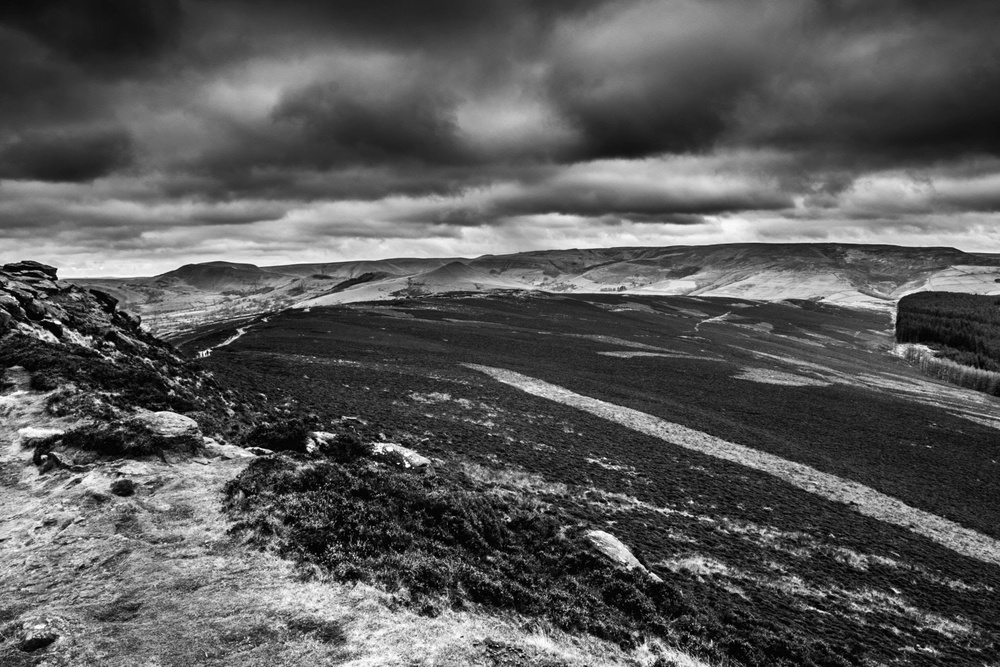
#> input picture lab_1_image.jpg, 1000 x 667 px, shrunk from 2048 x 1366 before the run
$ python lab_8.py
#> lines starting #> are read from the running program, lines starting #| are printed output that depends on the picture; after the words box and inside, x2 and y2 are one past the last pixel; in counts of white or black regions, pixels touching at a corner belong together
#Morphological boundary extraction using erosion
import cv2
import numpy as np
import matplotlib.pyplot as plt

image = cv2.imread('lab_1_image.jpg', 0)
#> image is the input picture: shape (667, 1000); min 0, max 255, mean 89.2

if image is None:
    print("Couldn't read image")
else:
    _, binary_image = cv2.threshold(image, 127, 255, cv2.THRESH_BINARY)
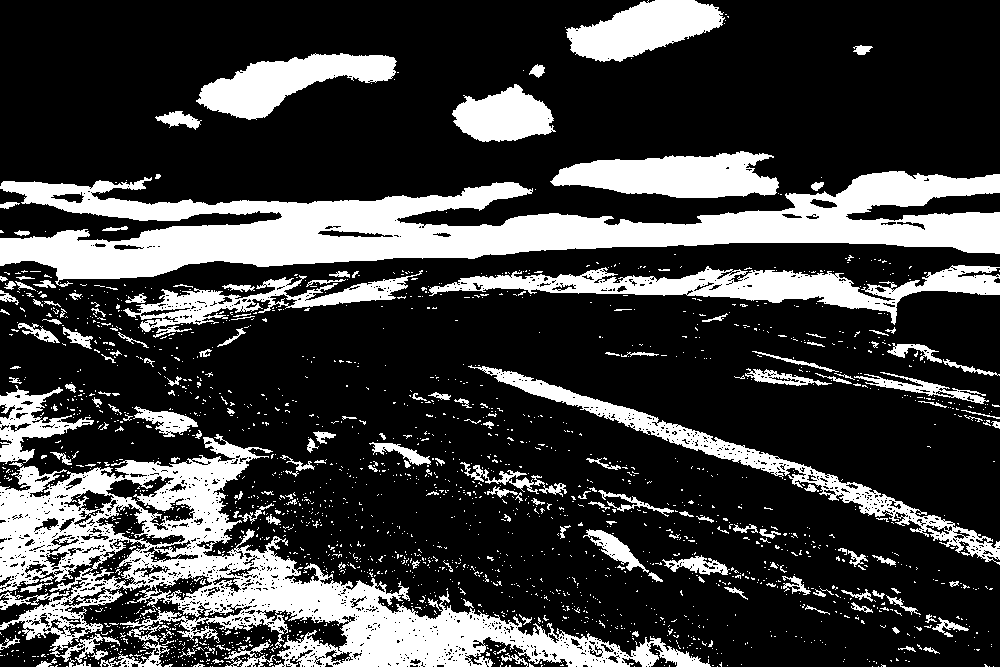
#> binary_image: shape (667, 1000); 24.9% white; 2114 white regions (1937 under 20 px), largest, box (x1, y1, x2, y2) and area: (0, 171, 1000, 287) 48178, (0, 434, 711, 667) 45736, (429, 265, 1000, 325) 10846
    kernel = np.ones((3, 3), np.uint8)
    eroded_image = cv2.erode(binary_image, kernel, iterations=1)
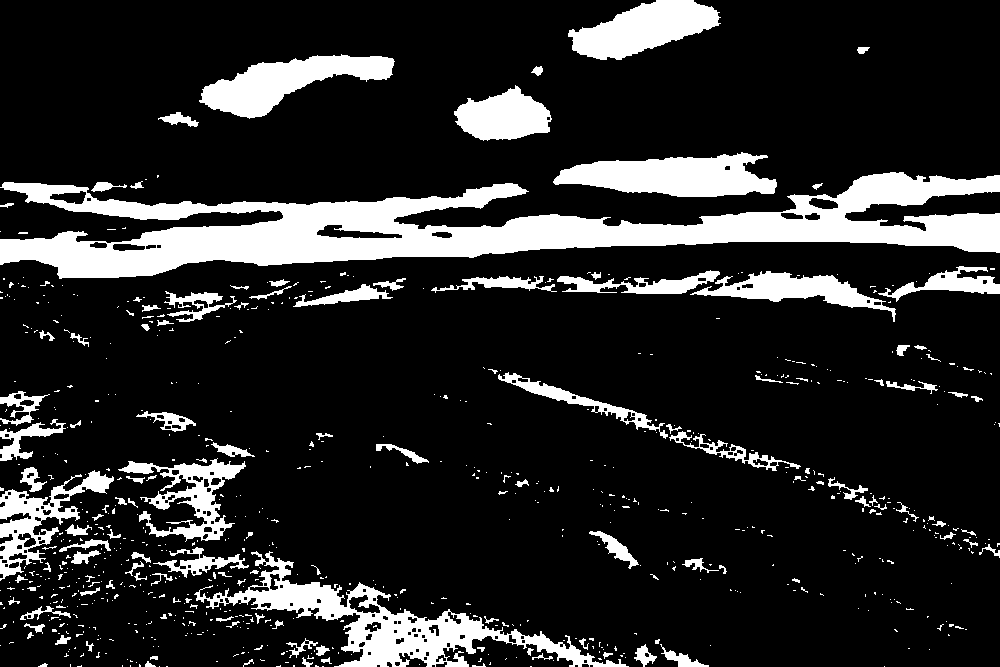
#> eroded_image: shape (667, 1000); 16% white; 756 white regions (627 under 20 px), largest, box (x1, y1, x2, y2) and area: (0, 172, 1000, 279) 42839, (194, 551, 629, 667) 10831, (553, 152, 777, 197) 6602
    boundary_image = cv2.subtract(binary_image, eroded_image)
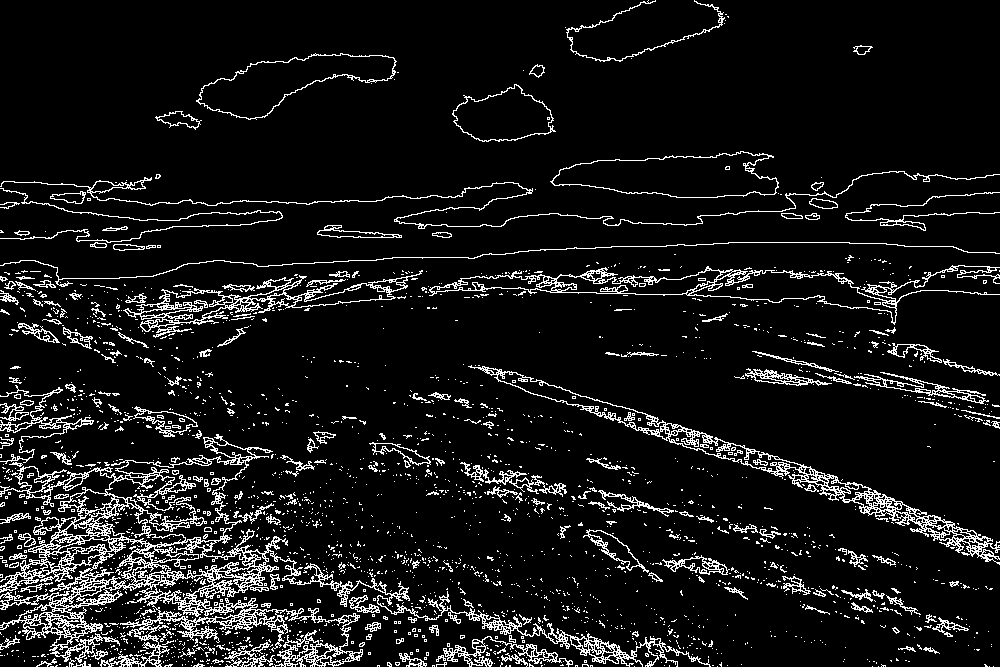
#> boundary_image: shape (667, 1000); 8.8% white in thin lines or dots

    plt.figure(figsize=(15, 5))
    plt.subplot(1, 3, 1)
    plt.imshow(binary_image, cmap='gray', vmin=0, vmax=255)
    plt.title('Original Binary Image')
    plt.axis('off')

    plt.subplot(1, 3, 2)
    plt.imshow(eroded_image, cmap='gray', vmin=0, vmax=255)
    plt.title('Eroded Image')
    plt.axis('off')

    plt.subplot(1, 3, 3)
    plt.imshow(boundary_image, cmap='gray', vmin=0, vmax=255)
    plt.title('Boundary Image')
    plt.axis('off')

    plt.tight_layout()
    plt.show()
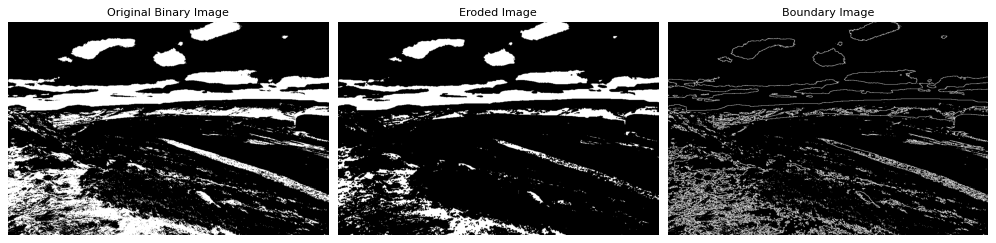
#> figure drawn by matplotlib, 3 panels

$ run again, with flower_lab.jpg copied over lab_1_image.jpg
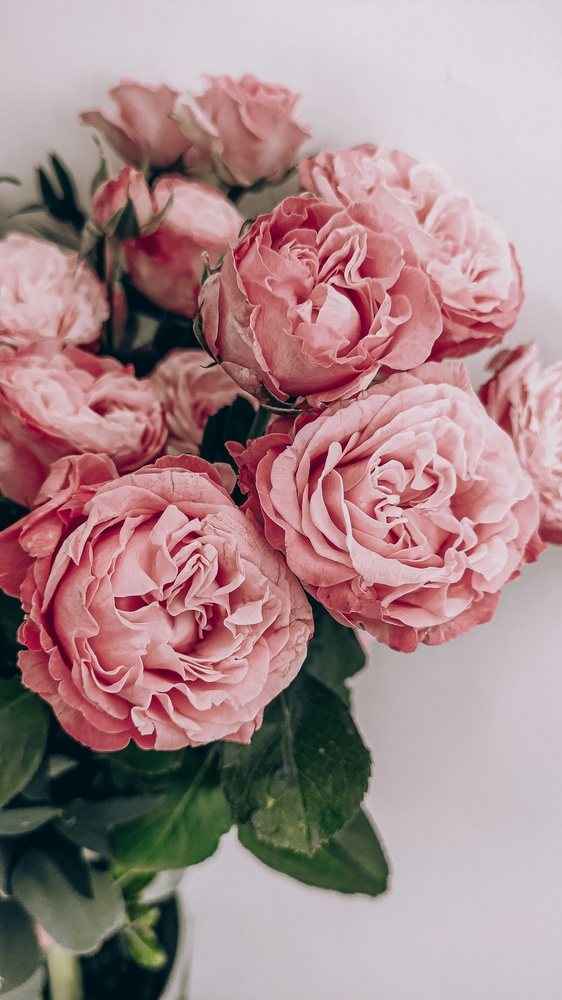
#> input picture flower_lab.jpg, 562 x 1000 px, shrunk from 2250 x 4000 before the run
#> `_, binary_image = cv2.threshold(image, 127, 255, cv2.THRESH_BINARY)`:
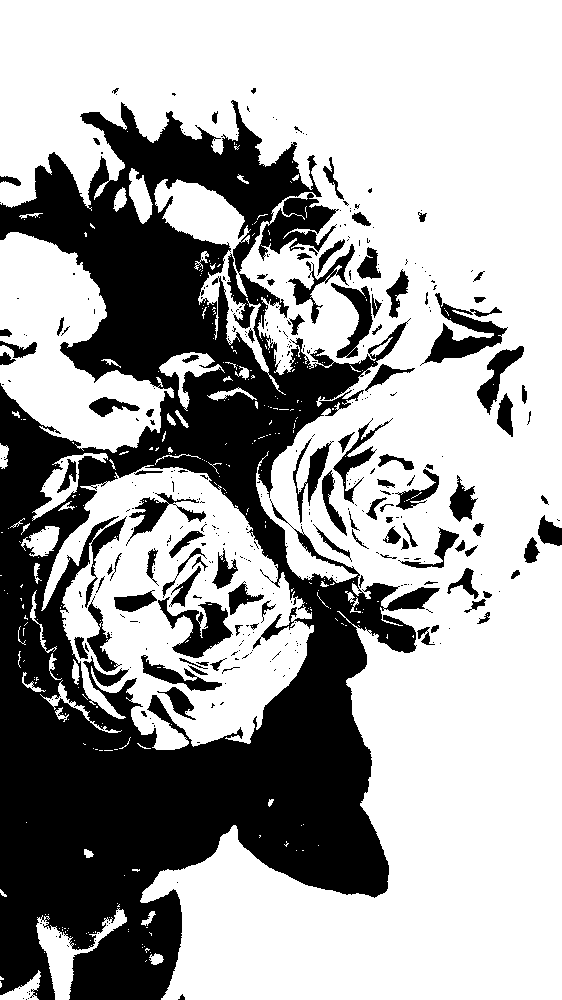
#> binary_image: shape (1000, 562); 64.9% white; 401 black regions (298 under 20 px), largest, box (x1, y1, x2, y2) and area: (0, 100, 440, 1000) 170753, (420, 293, 508, 366) 2169, (158, 597, 233, 658) 1907
#> eroded_image: shape (1000, 562); 59.2% white; 139 black regions (55 under 20 px), largest, box (x1, y1, x2, y2) and area: (0, 99, 441, 1000) 201998, (113, 542, 265, 659) 4892, (419, 292, 509, 367) 2828
#> `boundary_image = cv2.subtract(binary_image, eroded_image)`:
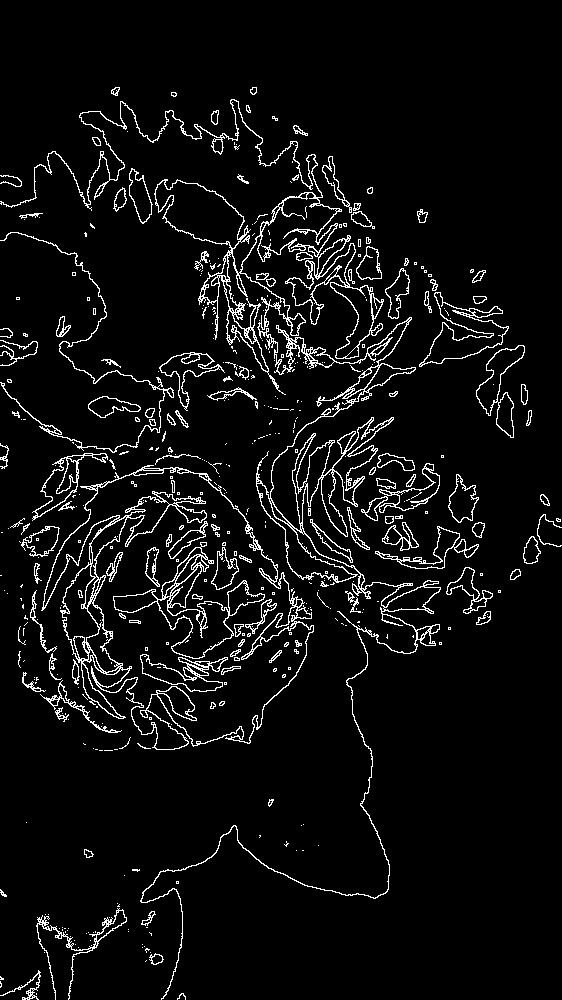
#> boundary_image: shape (1000, 562); 5.7% white in thin lines or dots
